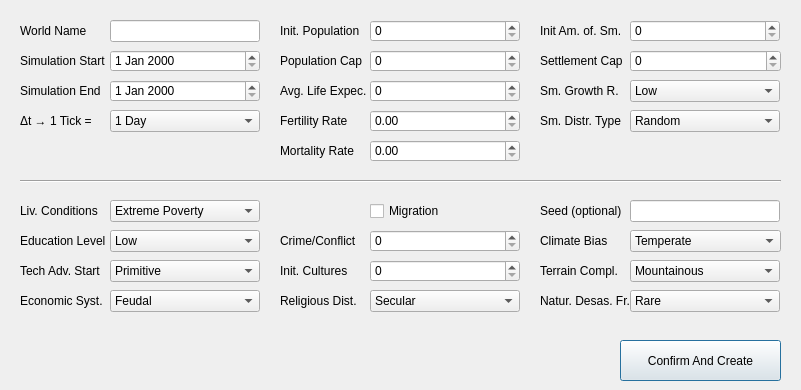
<?xml version="1.0" encoding="UTF-8"?>
<ui version="4.0">
 <class>Dialog</class>
 <widget class="QDialog" name="Dialog">
  <property name="geometry">
   <rect>
    <x>0</x>
    <y>0</y>
    <width>801</width>
    <height>390</height>
   </rect>
  </property>
  <property name="windowTitle">
   <string>Dialog</string>
  </property>
  <widget class="QDateEdit" name="dateEdit_simStart">
   <property name="geometry">
    <rect>
     <x>110</x>
     <y>50</y>
     <width>150</width>
     <height>22</height>
    </rect>
   </property>
  </widget>
  <widget class="QDateEdit" name="dateEdit_simEnd">
   <property name="geometry">
    <rect>
     <x>110</x>
     <y>80</y>
     <width>150</width>
     <height>22</height>
    </rect>
   </property>
  </widget>
  <widget class="QLineEdit" name="lineEdit_worldName">
   <property name="geometry">
    <rect>
     <x>110</x>
     <y>20</y>
     <width>150</width>
     <height>22</height>
    </rect>
   </property>
  </widget>
  <widget class="QLabel" name="label">
   <property name="geometry">
    <rect>
     <x>20</x>
     <y>20</y>
     <width>90</width>
     <height>22</height>
    </rect>
   </property>
   <property name="text">
    <string>World Name</string>
   </property>
  </widget>
  <widget class="QLabel" name="label_2">
   <property name="geometry">
    <rect>
     <x>20</x>
     <y>50</y>
     <width>90</width>
     <height>22</height>
    </rect>
   </property>
   <property name="text">
    <string>Simulation Start</string>
   </property>
  </widget>
  <widget class="QLabel" name="label_3">
   <property name="geometry">
    <rect>
     <x>20</x>
     <y>80</y>
     <width>90</width>
     <height>22</height>
    </rect>
   </property>
   <property name="text">
    <string>Simulation End</string>
   </property>
  </widget>
  <widget class="QLabel" name="label_4">
   <property name="geometry">
    <rect>
     <x>280</x>
     <y>50</y>
     <width>90</width>
     <height>22</height>
    </rect>
   </property>
   <property name="text">
    <string>Population Cap</string>
   </property>
  </widget>
  <widget class="QSpinBox" name="spinBox_initialPopulation">
   <property name="geometry">
    <rect>
     <x>370</x>
     <y>20</y>
     <width>150</width>
     <height>22</height>
    </rect>
   </property>
  </widget>
  <widget class="QLabel" name="label_5">
   <property name="geometry">
    <rect>
     <x>540</x>
     <y>50</y>
     <width>90</width>
     <height>22</height>
    </rect>
   </property>
   <property name="text">
    <string>Settlement Cap</string>
   </property>
  </widget>
  <widget class="QSpinBox" name="spinBox_initialAmountSettlements">
   <property name="geometry">
    <rect>
     <x>630</x>
     <y>20</y>
     <width>150</width>
     <height>22</height>
    </rect>
   </property>
  </widget>
  <widget class="QLabel" name="label_7">
   <property name="geometry">
    <rect>
     <x>280</x>
     <y>20</y>
     <width>90</width>
     <height>22</height>
    </rect>
   </property>
   <property name="text">
    <string>Init. Population</string>
   </property>
  </widget>
  <widget class="QSpinBox" name="spinBox_populationCap">
   <property name="geometry">
    <rect>
     <x>370</x>
     <y>50</y>
     <width>150</width>
     <height>22</height>
    </rect>
   </property>
  </widget>
  <widget class="QLabel" name="label_8">
   <property name="geometry">
    <rect>
     <x>20</x>
     <y>110</y>
     <width>90</width>
     <height>22</height>
    </rect>
   </property>
   <property name="text">
    <string>Δt → 1 Tick =</string>
   </property>
  </widget>
  <widget class="QComboBox" name="comboBox_deltaTime">
   <property name="geometry">
    <rect>
     <x>110</x>
     <y>110</y>
     <width>150</width>
     <height>22</height>
    </rect>
   </property>
   <item>
    <property name="text">
     <string>1 Day</string>
    </property>
   </item>
   <item>
    <property name="text">
     <string>1 Week (7 Days)</string>
    </property>
   </item>
   <item>
    <property name="text">
     <string>1 Month</string>
    </property>
   </item>
   <item>
    <property name="text">
     <string>6 Months</string>
    </property>
   </item>
   <item>
    <property name="text">
     <string>1 Year</string>
    </property>
   </item>
   <item>
    <property name="text">
     <string>1 Decade (10 Years)</string>
    </property>
   </item>
  </widget>
  <widget class="QLabel" name="label_6">
   <property name="geometry">
    <rect>
     <x>280</x>
     <y>80</y>
     <width>90</width>
     <height>22</height>
    </rect>
   </property>
   <property name="text">
    <string>Avg. Life Expec.</string>
   </property>
  </widget>
  <widget class="QSpinBox" name="spinBox_avgLifeExpectancy">
   <property name="geometry">
    <rect>
     <x>370</x>
     <y>80</y>
     <width>150</width>
     <height>22</height>
    </rect>
   </property>
  </widget>
  <widget class="QLabel" name="label_9">
   <property name="geometry">
    <rect>
     <x>280</x>
     <y>110</y>
     <width>90</width>
     <height>22</height>
    </rect>
   </property>
   <property name="text">
    <string>Fertility Rate</string>
   </property>
  </widget>
  <widget class="QDoubleSpinBox" name="doubleSpinBox_fertilityRate">
   <property name="geometry">
    <rect>
     <x>370</x>
     <y>110</y>
     <width>150</width>
     <height>22</height>
    </rect>
   </property>
  </widget>
  <widget class="QLabel" name="label_10">
   <property name="geometry">
    <rect>
     <x>280</x>
     <y>140</y>
     <width>90</width>
     <height>22</height>
    </rect>
   </property>
   <property name="text">
    <string>Mortality Rate</string>
   </property>
  </widget>
  <widget class="QDoubleSpinBox" name="doubleSpinBox_mortalityRate">
   <property name="geometry">
    <rect>
     <x>370</x>
     <y>140</y>
     <width>150</width>
     <height>22</height>
    </rect>
   </property>
  </widget>
  <widget class="QLabel" name="label_11">
   <property name="geometry">
    <rect>
     <x>540</x>
     <y>20</y>
     <width>90</width>
     <height>22</height>
    </rect>
   </property>
   <property name="text">
    <string>Init Am. of. Sm.</string>
   </property>
  </widget>
  <widget class="QSpinBox" name="spinBox_settlementCap">
   <property name="geometry">
    <rect>
     <x>630</x>
     <y>50</y>
     <width>151</width>
     <height>22</height>
    </rect>
   </property>
  </widget>
  <widget class="QLabel" name="label_12">
   <property name="geometry">
    <rect>
     <x>540</x>
     <y>80</y>
     <width>90</width>
     <height>22</height>
    </rect>
   </property>
   <property name="text">
    <string>Sm. Growth R.</string>
   </property>
  </widget>
  <widget class="QLabel" name="label_13">
   <property name="geometry">
    <rect>
     <x>540</x>
     <y>110</y>
     <width>90</width>
     <height>22</height>
    </rect>
   </property>
   <property name="text">
    <string>Sm. Distr. Type</string>
   </property>
  </widget>
  <widget class="QComboBox" name="comboBox_settlementGrowthRate">
   <property name="geometry">
    <rect>
     <x>630</x>
     <y>80</y>
     <width>150</width>
     <height>22</height>
    </rect>
   </property>
   <item>
    <property name="text">
     <string>Low</string>
    </property>
   </item>
   <item>
    <property name="text">
     <string>Medium</string>
    </property>
   </item>
   <item>
    <property name="text">
     <string>High</string>
    </property>
   </item>
  </widget>
  <widget class="QComboBox" name="comboBox_settlementDistributionType">
   <property name="geometry">
    <rect>
     <x>630</x>
     <y>110</y>
     <width>150</width>
     <height>22</height>
    </rect>
   </property>
   <item>
    <property name="text">
     <string>Random</string>
    </property>
   </item>
   <item>
    <property name="text">
     <string>Clustered</string>
    </property>
   </item>
   <item>
    <property name="text">
     <string>Grid</string>
    </property>
   </item>
  </widget>
  <widget class="Line" name="line">
   <property name="geometry">
    <rect>
     <x>20</x>
     <y>170</y>
     <width>761</width>
     <height>22</height>
    </rect>
   </property>
   <property name="orientation">
    <enum>Qt::Orientation::Horizontal</enum>
   </property>
  </widget>
  <widget class="QLabel" name="label_14">
   <property name="geometry">
    <rect>
     <x>20</x>
     <y>200</y>
     <width>90</width>
     <height>22</height>
    </rect>
   </property>
   <property name="text">
    <string>Liv. Conditions</string>
   </property>
  </widget>
  <widget class="QComboBox" name="comboBox_livingConditions">
   <property name="geometry">
    <rect>
     <x>110</x>
     <y>200</y>
     <width>150</width>
     <height>22</height>
    </rect>
   </property>
   <item>
    <property name="text">
     <string>Extreme Poverty</string>
    </property>
   </item>
   <item>
    <property name="text">
     <string>Widespread Poverty</string>
    </property>
   </item>
   <item>
    <property name="text">
     <string>Lower-Class Majority</string>
    </property>
   </item>
   <item>
    <property name="text">
     <string>Mixed-Class</string>
    </property>
   </item>
   <item>
    <property name="text">
     <string>Middle-Class Majority</string>
    </property>
   </item>
   <item>
    <property name="text">
     <string>Widespread Wealth</string>
    </property>
   </item>
   <item>
    <property name="text">
     <string>Affluent Society</string>
    </property>
   </item>
  </widget>
  <widget class="QLabel" name="label_15">
   <property name="geometry">
    <rect>
     <x>20</x>
     <y>230</y>
     <width>90</width>
     <height>22</height>
    </rect>
   </property>
   <property name="text">
    <string>Education Level</string>
   </property>
  </widget>
  <widget class="QComboBox" name="comboBox_educationLevel">
   <property name="geometry">
    <rect>
     <x>110</x>
     <y>230</y>
     <width>150</width>
     <height>22</height>
    </rect>
   </property>
   <item>
    <property name="text">
     <string>Low</string>
    </property>
   </item>
   <item>
    <property name="text">
     <string>Medium</string>
    </property>
   </item>
   <item>
    <property name="text">
     <string>High</string>
    </property>
   </item>
  </widget>
  <widget class="QLabel" name="label_16">
   <property name="geometry">
    <rect>
     <x>20</x>
     <y>260</y>
     <width>90</width>
     <height>22</height>
    </rect>
   </property>
   <property name="text">
    <string>Tech Adv. Start</string>
   </property>
  </widget>
  <widget class="QComboBox" name="comboBox_techAdvancementStart">
   <property name="geometry">
    <rect>
     <x>110</x>
     <y>260</y>
     <width>150</width>
     <height>22</height>
    </rect>
   </property>
   <item>
    <property name="text">
     <string>Primitive</string>
    </property>
   </item>
   <item>
    <property name="text">
     <string>Pre-Industrial (Agrarian)</string>
    </property>
   </item>
   <item>
    <property name="text">
     <string>Industrial</string>
    </property>
   </item>
   <item>
    <property name="text">
     <string>Modern</string>
    </property>
   </item>
   <item>
    <property name="text">
     <string>Advanced</string>
    </property>
   </item>
   <item>
    <property name="text">
     <string>Futuristic</string>
    </property>
   </item>
   <item>
    <property name="text">
     <string>Post-Human (Transcendent)</string>
    </property>
   </item>
  </widget>
  <widget class="QLabel" name="label_17">
   <property name="geometry">
    <rect>
     <x>20</x>
     <y>290</y>
     <width>90</width>
     <height>22</height>
    </rect>
   </property>
   <property name="text">
    <string>Economic Syst.</string>
   </property>
  </widget>
  <widget class="QComboBox" name="comboBox_economicSystem">
   <property name="geometry">
    <rect>
     <x>110</x>
     <y>290</y>
     <width>150</width>
     <height>22</height>
    </rect>
   </property>
   <item>
    <property name="text">
     <string>Feudal</string>
    </property>
   </item>
   <item>
    <property name="text">
     <string>Capitalist</string>
    </property>
   </item>
   <item>
    <property name="text">
     <string>Tribal</string>
    </property>
   </item>
  </widget>
  <widget class="QCheckBox" name="checkBox_migration">
   <property name="geometry">
    <rect>
     <x>370</x>
     <y>200</y>
     <width>150</width>
     <height>22</height>
    </rect>
   </property>
   <property name="text">
    <string>Migration</string>
   </property>
  </widget>
  <widget class="QLabel" name="label_18">
   <property name="geometry">
    <rect>
     <x>280</x>
     <y>230</y>
     <width>90</width>
     <height>22</height>
    </rect>
   </property>
   <property name="text">
    <string>Crime/Conflict</string>
   </property>
  </widget>
  <widget class="QSpinBox" name="spinBox_crime_conflictRate">
   <property name="geometry">
    <rect>
     <x>370</x>
     <y>230</y>
     <width>150</width>
     <height>22</height>
    </rect>
   </property>
  </widget>
  <widget class="QLabel" name="label_19">
   <property name="geometry">
    <rect>
     <x>280</x>
     <y>260</y>
     <width>90</width>
     <height>22</height>
    </rect>
   </property>
   <property name="text">
    <string>Init. Cultures</string>
   </property>
  </widget>
  <widget class="QSpinBox" name="spinBox_initialCulturesCount">
   <property name="geometry">
    <rect>
     <x>370</x>
     <y>260</y>
     <width>150</width>
     <height>22</height>
    </rect>
   </property>
  </widget>
  <widget class="QLabel" name="label_20">
   <property name="geometry">
    <rect>
     <x>280</x>
     <y>290</y>
     <width>90</width>
     <height>22</height>
    </rect>
   </property>
   <property name="text">
    <string>Religious Dist.</string>
   </property>
  </widget>
  <widget class="QComboBox" name="comboBox_religiousDistribution">
   <property name="geometry">
    <rect>
     <x>370</x>
     <y>290</y>
     <width>150</width>
     <height>22</height>
    </rect>
   </property>
   <item>
    <property name="text">
     <string>Secular</string>
    </property>
   </item>
   <item>
    <property name="text">
     <string>Diverse</string>
    </property>
   </item>
   <item>
    <property name="text">
     <string>Dominant Religion</string>
    </property>
   </item>
  </widget>
  <widget class="QLabel" name="label_21">
   <property name="geometry">
    <rect>
     <x>540</x>
     <y>200</y>
     <width>90</width>
     <height>22</height>
    </rect>
   </property>
   <property name="text">
    <string>Seed (optional)</string>
   </property>
  </widget>
  <widget class="QLineEdit" name="lineEdit_seed">
   <property name="geometry">
    <rect>
     <x>630</x>
     <y>200</y>
     <width>150</width>
     <height>22</height>
    </rect>
   </property>
  </widget>
  <widget class="QLabel" name="label_22">
   <property name="geometry">
    <rect>
     <x>540</x>
     <y>230</y>
     <width>90</width>
     <height>22</height>
    </rect>
   </property>
   <property name="text">
    <string>Climate Bias</string>
   </property>
  </widget>
  <widget class="QComboBox" name="comboBox_climateBias">
   <property name="geometry">
    <rect>
     <x>630</x>
     <y>230</y>
     <width>151</width>
     <height>22</height>
    </rect>
   </property>
   <item>
    <property name="text">
     <string>Temperate</string>
    </property>
   </item>
   <item>
    <property name="text">
     <string>Cold</string>
    </property>
   </item>
   <item>
    <property name="text">
     <string>Desert</string>
    </property>
   </item>
   <item>
    <property name="text">
     <string>Mixed</string>
    </property>
   </item>
  </widget>
  <widget class="QLabel" name="label_23">
   <property name="geometry">
    <rect>
     <x>540</x>
     <y>260</y>
     <width>90</width>
     <height>22</height>
    </rect>
   </property>
   <property name="text">
    <string>Terrain Compl.</string>
   </property>
  </widget>
  <widget class="QComboBox" name="comboBox_terrainComplexity">
   <property name="geometry">
    <rect>
     <x>630</x>
     <y>260</y>
     <width>150</width>
     <height>22</height>
    </rect>
   </property>
   <item>
    <property name="text">
     <string>Mountainous</string>
    </property>
   </item>
   <item>
    <property name="text">
     <string>Mainly Mountainous</string>
    </property>
   </item>
   <item>
    <property name="text">
     <string>Balanced</string>
    </property>
   </item>
   <item>
    <property name="text">
     <string>Mainly Flat</string>
    </property>
   </item>
   <item>
    <property name="text">
     <string>Flat</string>
    </property>
   </item>
  </widget>
  <widget class="QLabel" name="label_24">
   <property name="geometry">
    <rect>
     <x>540</x>
     <y>290</y>
     <width>90</width>
     <height>22</height>
    </rect>
   </property>
   <property name="text">
    <string>Natur. Desas. Fr.</string>
   </property>
  </widget>
  <widget class="QComboBox" name="comboBox_naturalDisasterFrequency">
   <property name="geometry">
    <rect>
     <x>630</x>
     <y>290</y>
     <width>150</width>
     <height>22</height>
    </rect>
   </property>
   <item>
    <property name="text">
     <string>Rare</string>
    </property>
   </item>
   <item>
    <property name="text">
     <string>Moderately frequent</string>
    </property>
   </item>
   <item>
    <property name="text">
     <string>Common</string>
    </property>
   </item>
  </widget>
  <widget class="QPushButton" name="btn_confirm">
   <property name="geometry">
    <rect>
     <x>620</x>
     <y>340</y>
     <width>161</width>
     <height>41</height>
    </rect>
   </property>
   <property name="text">
    <string>Confirm And Create</string>
   </property>
  </widget>
 </widget>
 <resources/>
 <connections/>
</ui>
